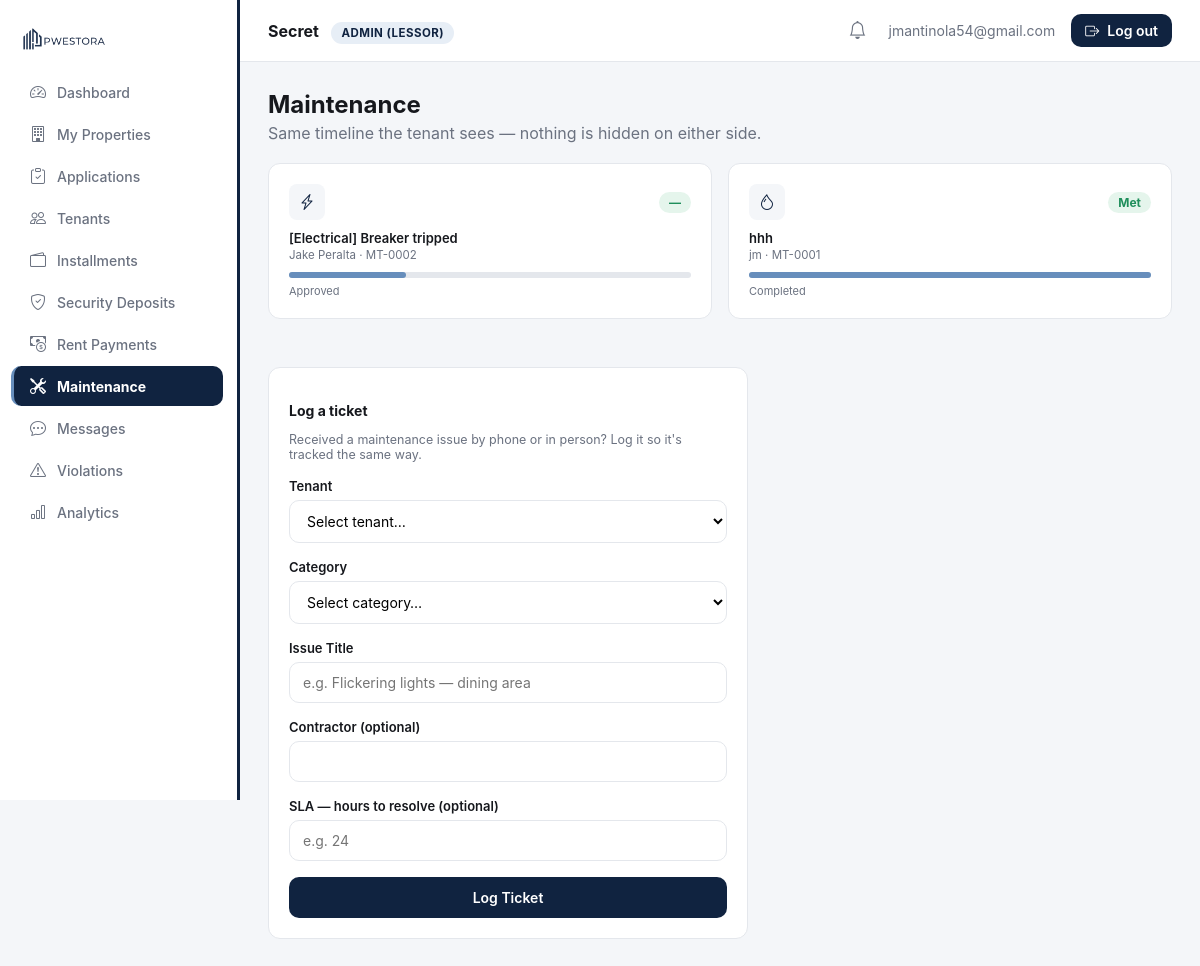
The page /dashboard.php?page=maintenance (signed in) on the database as committed earlier.
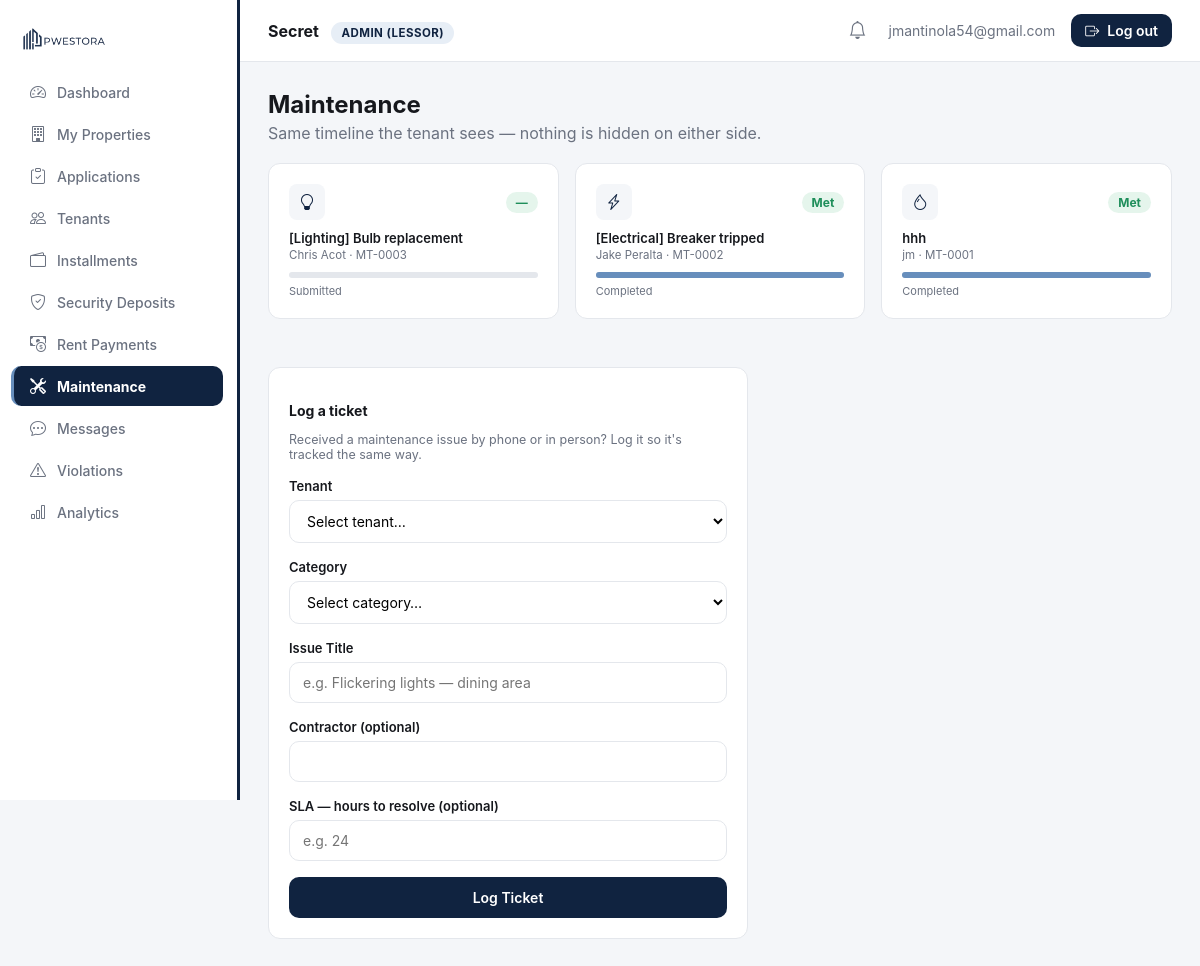
The same page on the database as committed later.
### tables this page shows
CREATE TABLE `maintenance_tickets` (
  `id` int(11) NOT NULL,
  `lessor_id` int(11) NOT NULL,
  `tenant_id` int(11) NOT NULL,
  `category` varchar(40) NOT NULL,
  `priority` enum('low','medium','high','urgent') NOT NULL DEFAULT 'medium',
  `title` varchar(255) NOT NULL,
  `stage` tinyint(4) NOT NULL DEFAULT 0,
  `contractor` varchar(150) DEFAULT NULL,
  `sla_due_at` datetime DEFAULT NULL,
  `created_at` datetime NOT NULL DEFAULT current_timestamp()
);

CREATE TABLE `tenants` (
  `id` int(11) NOT NULL,
  `lessor_id` int(11) NOT NULL,
  `property_id` int(11) NOT NULL,
  `application_id` int(11) DEFAULT NULL,
  `lessee_id` int(11) DEFAULT NULL,
  `tenant_name` varchar(150) NOT NULL,
  `business_name` varchar(150) DEFAULT NULL,
  `unit_label` varchar(100) DEFAULT NULL,
  `created_at` datetime NOT NULL DEFAULT current_timestamp()
);

### public_html/includes/sidebar_nav.php (called while the page is built)
<?php
$NAV_BY_ROLE = [
    'lessor' => [
        ['id' => 'overview',      'label' => 'Dashboard',          'icon' => 'bi-speedometer2'],
        ['id' => 'listings',      'label' => 'My Properties',      'icon' => 'bi-building'],
        ['id' => 'applications',  'label' => 'Applications',       'icon' => 'bi-clipboard-check'],
        ['id' => 'tenants',       'label' => 'Tenants',            'icon' => 'bi-people'],
        ['id' => 'installments',  'label' => 'Installments',       'icon' => 'bi-wallet2'],
        ['id' => 'deposits',      'label' => 'Security Deposits',  'icon' => 'bi-shield-check'],
        ['id' => 'payments',      'label' => 'Rent Payments',      'icon' => 'bi-cash-coin'],
        ['id' => 'maintenance',   'label' => 'Maintenance',        'icon' => 'bi-tools'],
        ['id' => 'messages',      'label' => 'Messages',           'icon' => 'bi-chat-dots'],
        ['id' => 'violations',    'label' => 'Violations',         'icon' => 'bi-exclamation-triangle'],
        ['id' => 'analytics',     'label' => 'Analytics',          'icon' => 'bi-bar-chart'],
    ],
    'superadmin' => [
        ['id' => 'overview',    'label' => 'Dashboard',        'icon' => 'bi-speedometer2'],
        ['id' => 'lessors',     'label' => 'Verify Lessors',   'icon' => 'bi-shield-check'],
        ['id' => 'properties',  'label' => 'Verify Properties','icon' => 'bi-building'],
        ['id' => 'users',       'label' => 'User Management',  'icon' => 'bi-people'],
        ['id' => 'notify',      'label' => 'Notify Lessors',   'icon' => 'bi-megaphone'],
        ['id' => 'revenue',     'label' => 'Revenue',          'icon' => 'bi-bar-chart'],
        ['id' => 'audit',       'label' => 'Audit Logs',       'icon' => 'bi-journal-text'],
        ['id' => 'settings',    'label' => 'Platform Settings','icon' => 'bi-gear'],
    ],
];

### public_html/includes/auth.php (called while the page is built, shortened)
<?php
function current_user(): ?array {
    return $_SESSION['user'] ?? null;
}

### public_html/modules/maintenance.php (the view, shortened to what the changed rows need)
<?php
$lessorId = $user['id'];
$STAGES = ['Submitted', 'Under Review', 'Approved', 'Contractor Assigned', 'Scheduled', 'In Progress', 'Inspection', 'Completed'];
$LAST_STAGE = count($STAGES) - 1;
$CATEGORIES = [
    'plumbing'   => ['Plumbing',   'bi-droplet'],
    'electrical' => ['Electrical', 'bi-lightning-charge'],
    'structural' => ['Structural', 'bi-tools'],
    'internet'   => ['Internet',   'bi-wifi'],
    'hvac'       => ['HVAC',       'bi-snow'],
    'cleaning'   => ['Cleaning',   'bi-stars'],
    'security'   => ['Security',   'bi-shield-check'],
    'lighting'   => ['Lighting',   'bi-lightbulb'],
];
$tickets = $pdo->prepare(
    'SELECT mt.*, t.tenant_name FROM maintenance_tickets mt
     JOIN tenants t ON t.id = mt.tenant_id
     WHERE mt.lessor_id = ? ORDER BY mt.created_at DESC'
);
$tickets->execute([$lessorId]);
$tickets = $tickets->fetchAll();
function sla_label(array $t, int $lastStage): array {
    if ((int) $t['stage'] === $lastStage) {
        return ['Met', true];
    }
    if (!$t['sla_due_at']) {
        return ['—', true];
    }
    $hoursLeft = (strtotime($t['sla_due_at']) - time()) / 3600;
    return [ceil($hoursLeft) . 'h left', false];
}
?>
<h2 style="margin:0 0 4px;">Maintenance</h2>
<div class="card-grid" style="margin-bottom:28px;">
  <?php if (!$tickets): ?>
    <p style="color:var(--ink-500); font-size:13px;">No maintenance tickets yet.</p>
  <?php else: foreach ($tickets as $t):
      [$catLabel, $catIcon] = $CATEGORIES[$t['category']] ?? ['Other', 'bi-three-dots'];
      [$slaText, $slaGood] = sla_label($t, $LAST_STAGE);
      $pct = round(($t['stage'] / $LAST_STAGE) * 100);
  ?>
    <a href="/dashboard.php?page=maintenance&review=<?= $t['id'] ?>" style="text-decoration:none;">
      <div class="card">
        <div style="display:flex; align-items:center; justify-content:space-between;">
          <div style="width:36px; height:36px; border-radius:8px; background:var(--bg); display:flex; align-items:center; justify-content:center;">
            <i class="bi <?= $catIcon ?>" style="color:var(--primary);"></i>
          </div>
          <span class="badge <?= $slaGood ? 'badge-approved' : 'badge-pending' ?>"><?= $slaText ?></span>
        </div>
        <p style="font-size:13px; font-weight:600; margin:10px 0 2px; color:var(--ink-900);"><?= htmlspecialchars($t['title']) ?></p>
        <p style="font-size:11.5px; color:var(--ink-500); margin:0;"><?= htmlspecialchars($t['tenant_name']) ?> · MT-<?= str_pad($t['id'], 4, '0', STR_PAD_LEFT) ?></p>
        <div style="width:100%; height:6px; border-radius:999px; background:var(--border); margin-top:10px;">
          <div style="height:6px; border-radius:999px; width:<?= $pct ?>%; background:var(--accent);"></div>
        </div>
        <p style="font-size:11px; color:var(--ink-500); margin:6px 0 0;"><?= $STAGES[$t['stage']] ?></p>
      </div>
    </a>
  <?php endforeach; endif; ?>
</div>

### public_html/includes/header.php (shortened to what the changed rows need)
<?php
require_once __DIR__ . '/sidebar_nav.php';
$nav = $NAV_BY_ROLE[$user['role']] ?? [];
?>
<!DOCTYPE html>
<html lang="en">
<head>
<link rel="stylesheet" href="/assets/css/style.css?v=12">
<link rel="stylesheet" href="https://cdn.jsdelivr.net/npm/bootstrap-icons@1.11.3/font/bootstrap-icons.css">
</head>
<body>
<div class="app-shell">
  <aside class="sidebar" id="sidebar">
    <nav>
      <?php foreach ($nav as $item): ?>
        <a class="nav-item <?= $page === $item['id'] ? 'active' : '' ?>"
           href="/dashboard.php?page=<?= $item['id'] ?>">
          <i class="bi <?= $item['icon'] ?>"></i> <span><?= $item['label'] ?></span>
        </a>
      <?php endforeach; ?>
    </nav>
  </aside>
  <div class="main">
    <div class="content">

Rows that differ between the two databases and show on the page:
added maintenance_tickets: slaText "—", title "[Lighting] Bulb replacement", tenant.tenant_name "Chris Acot", id "0003", stage "Submitted"
changed maintenance_tickets "[Electrical] Breaker tripped": slaText "—" → "Met"; stage "Approved" → "Completed"
